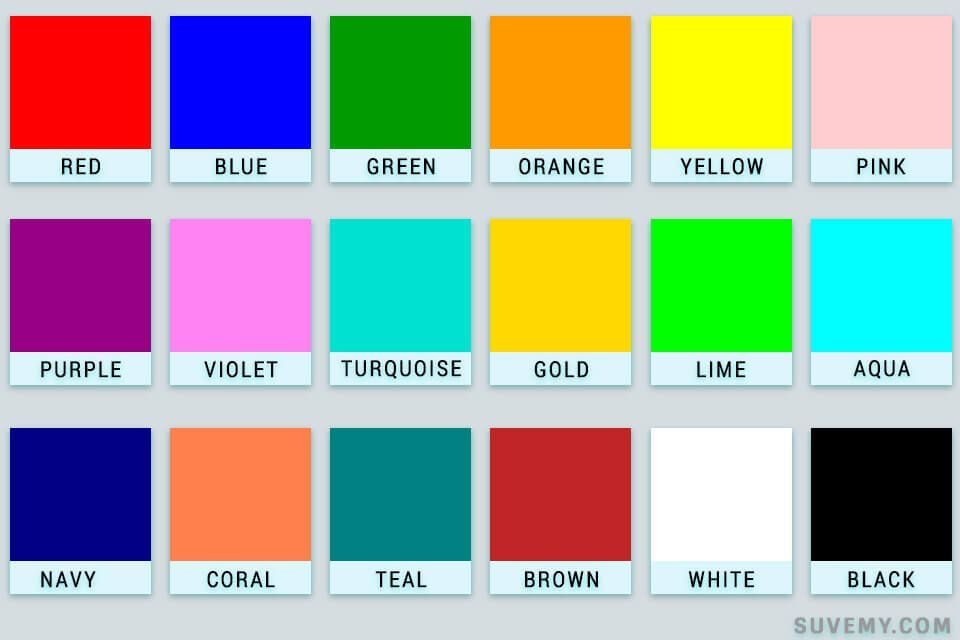
#> input picture resources/3.jpg, 960 x 640 px
$ python detect_color.py
#> lines starting #> are read from the running program, lines starting #| are printed output that depends on the picture
import cv2
import numpy as np
import pandas as pd
from PIL import Image, ImageTk

index = ['color', 'color_name', 'hex', 'R', 'G', 'B']
df = pd.read_csv("colors.csv", names=index, header=None)
#> (reads colors.csv from the repository)
# display_screen = np.zeros((100, 800, 1))

actual_color_name = "white"
red = 255
green = 255
blue = 255


def get_color_name(R, G, B):
    minimum = 1000
    for i in range(len(df)):
        d = abs(R - int(df.loc[i, 'R'])) + abs(G - int(df.loc[i, 'G'])) + abs(B - int(df.loc[i, 'B']))
        if d <= minimum:
            minimum = d
            cname = df.loc[i, 'color_name']
    return cname


def get_color(event, x, y, flag, params):
    global actual_color_name, red, green, blue
    if event == cv2.EVENT_LBUTTONDOWN:
        ix, iy = x, y
        # print(ix, iy)
        bgr = img[iy, ix]
        # print(bgr)
        b, g, r = bgr[:3]
        red, green, blue = r, g, b
        color_name = get_color_name(r, g, b)
        actual_color_name = color_name
        # print(color_name)


cv2.namedWindow("Image")
cv2.setMouseCallback("Image", get_color)

while True:
    img = cv2.imread("resources/3.jpg")
#> img is the input picture: shape (640, 960, 3); mean B, G, R 159.8, 171.8, 164.3
    height, width = img.shape[:2]
#> height = 640; width = 960

    if int(height * width) <= 250000:
        img = cv2.resize(img, (int(width * 2), int(height * 2)))
        height *= 2
        width *= 2
    if int(height*width) >= 1500000:
        img = cv2.resize(img, (int(width * 0.55), int(height*0.55)))
    # img = cv2.cvtColor(img, cv2.COLOR_BGR2RGB)

    cv2.rectangle(img, (0, 0), (width, 50), (0, 0, 255), -1)
    cv2.rectangle(img, (0, 0), (width, 50), (0, 0, 0), 3)

    text = "Color: " + str(actual_color_name) + "     " +\
           "R: " + str(red) + " G: " + str(green) + " B: " + str(blue)
    cv2.putText(img, text, (30, 30),
                cv2.FONT_HERSHEY_COMPLEX_SMALL, 1, (255, 255, 255), 1)
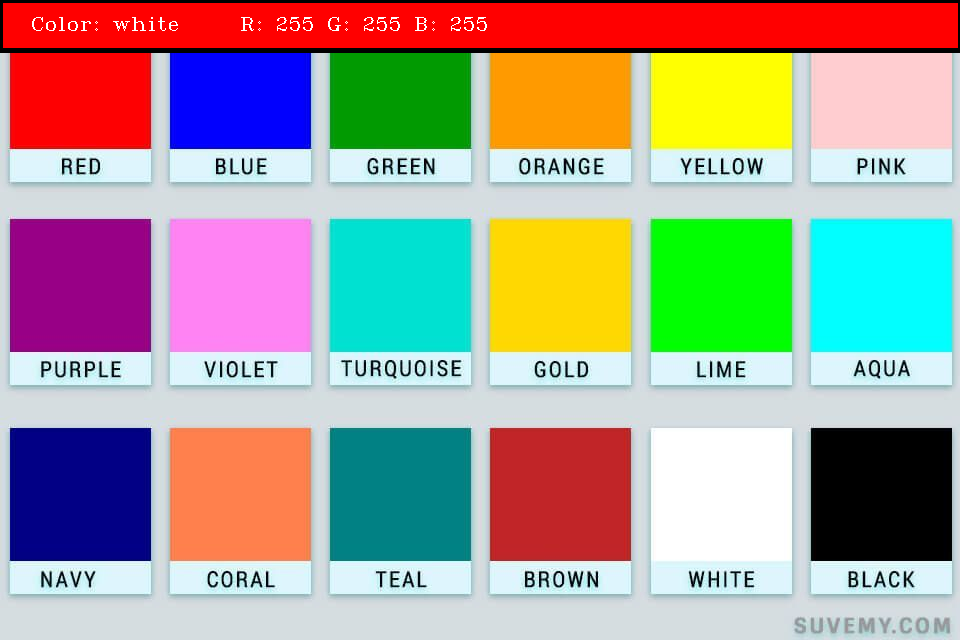
#> img: shape (640, 960, 3); mean B, G, R 149.1, 158.7, 166.8

    cv2.imshow("Image", img)
    if cv2.waitKey(1) == 27:
#> (key Esc is pressed here)
        break

cv2.destroyAllWindows()
